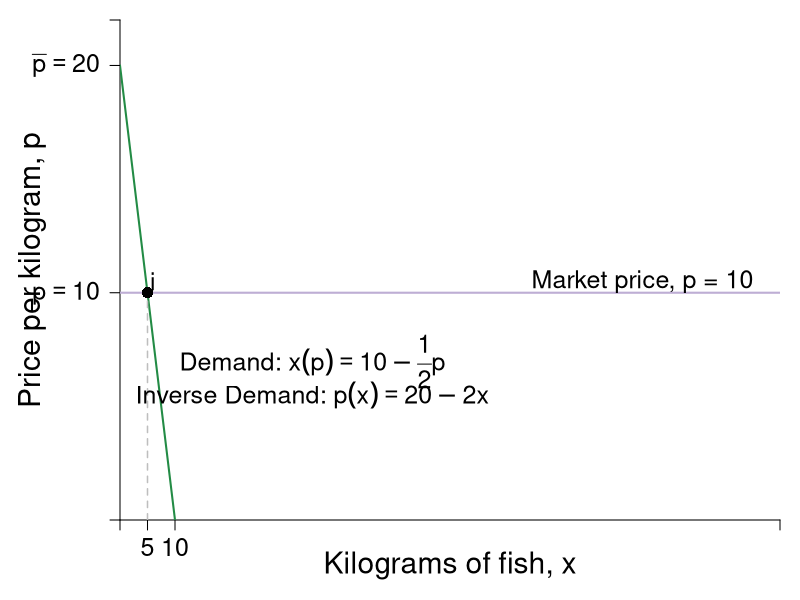

Recreate this plot in R.
require(shape)
pdf(file = "indmarketdemand/demand_market_indiv.pdf", width = 9, height = 7)

#Set parameters for graphics
pointsize <- 1.8
axislabelsize <- 1.8
labelsize <- 1.5
namesize <- 1.8
annotatesize <- 1.5
graphlinewidth <- 2
segmentlinewidth <- 1.5

COL <- c("#7fc97f", "#beaed4", "#fdc086", "#ffff99", "#386cb0", "#f0027f", "#bf5b17", "#666666")
COLA <- c("#99d8c9","#66c2a4","#41ae76", "#238b45", "#005824")
COLB <- c("#4eb3d3", "#2b8cbe", "#0868ac","#084081")

par(mar =  c(4, 6, 1, 1))

MarketD <- function(x, rmax = 20, xmax = 10, n = 10) {
  rmax - (rmax/(n*xmax))*x
}

mrsA <- function(x, rmax = 20, xmax = 10) {
  rmax - (rmax/xmax)*x
}

uA <- function(x, y, rmax = 20, xmax = 10) {
  y + rmax*x - (1/2)(rmax/xmax)*x^2
}

xlims <- c(0, 120)
ylims <- c(0, 22)

npts <- 501 
x <- seq(xlims[1], xlims[2], length.out = npts)
y <- seq(ylims[1], ylims[2], length.out = npts) 
a <- c(46.08, 55, 64)
b <- c(46.08, 55, 64)

plot(0, 0, xlim = xlims, ylim = ylims, type = "n",
     xlab = expression(paste("")),
     ylab = expression(paste("")), 
     xaxt = "n", 
     yaxt = "n", 
     cex.lab = axislabelsize, 
     bty = "n",
     xaxs="i", 
     yaxs="i")

# ticksy <- seq(from = 0, to = ylims[2], by = 2)
# ylabels <- seq(from = 0, to = ylims[2], by = 2)
# ticksx <- seq(from = 0, to = xlims[2], by = 2)
# xlabels <- seq(from = 0, to = xlims[2], by = 2)
ticksy <- c(0, 10, 20, ylims[2])
ylabels <- c(NA, expression(paste(p == 10)), expression(paste(bar(p) == 20)), NA)
ticksx <- c(0, 5, 10, xlims[2])
xlabels <- c(NA, expression(5), expression(paste(10)), NA)

axis(1, at = ticksx, pos = 0, labels = xlabels, cex.axis = labelsize)
axis(2, at = ticksy, pos = 0, labels = ylabels, las = 1, cex.axis = labelsize)

npts <- 500 
xx1 <- seq(xlims[1], xlims[2], length.out = npts)

#xpoly <- c(0, 10, 0)
#ypoly <- c(5, 5, 10)
#polygon(x = xpoly, y = ypoly, col = COL[4], density=NULL, border = NA)

#Lines for mrs graph
#lines(xx1, MarketD(xx1, rmax = 20, xmax = 10, n = 10), col = COLA[4], lwd = graphlinewidth)
lines(xx1, mrsA(xx1, rmax = 20, xmax = 10), col = COLA[4], lwd = graphlinewidth)

segments(0, 10, xlims[2], 10, lty = 1, col = COL[2] , lwd = graphlinewidth)
segments(5, 0, 5, 10, lty = 2, col = "gray" , lwd = segmentlinewidth)

#Label axes
#mtext(expression(paste("Quantity of fish in kilograms, ", x)), side=1, line = 2.5, cex = axislabelsize)

text(0.5*xlims[2], -2, expression(paste("Kilograms of fish, ", x)), xpd = TRUE, cex = axislabelsize) 
text(-16, 0.5*ylims[2], expression(paste("Price per kilogram, ", p)), xpd = TRUE, cex = axislabelsize, srt = 90) 

points(5, 10, pch = 16, col = "black", cex = 1.5)
text(6, 10.5, expression(i), cex = annotatesize)

#segments(4.11765, 6.17647, 5.88, 8.88, lty = 1, col = COL[2] , lwd = graphlinewidth)
text(95, 10.5, expression("Market price, p = 10"), cex = labelsize)
#text(7.3, 2.5, expression("Curve"))
#Arrows(7.3, 3.5, 7.3, 6.1, col = "black", lty = 1, lwd = 2, arr.type = "triangle", arr.lwd = 0.5)

#Label the iso-welfare functions for the HG, Aisha
# text(3.8, 1.5, expression(u[1]^A))
# text(4.6, 1.5, expression(u[2]^A))
# text(5.5, 1.5, expression(u[3]^A))
#text(6.6, 8.3, expression(u[4]^A))


#Label the indifference curves for the HG, Betty
# text(7.6, 17, expression(u[1]^B))
# text(6.75, 17, expression(u[2]^B))
# text(6, 17, expression(u[3]^B))
#text(3.4, 6.9, expression(v[4]^B))

#Label mrs function
text(35, 7, expression(paste("Demand: ", x(p) == 10 - frac(1,2)*p)), cex = annotatesize)
text(35, 5.5, expression(paste("Inverse Demand: ", p(x) == 20 - 2*x)), cex = annotatesize)

#Arrows(10, 7.5, 10, 5, col = "black", lty = 1, lwd = 2, arr.type = "triangle", arr.lwd = 0.5)

#Label satiation
#text(20, 3.5, expression(paste(x[max] == "Point")))
#text(20, 3, expression(paste("of Satiation")))
#Arrows(20, 2.5, 20, 0.5, col = "black", lty = 1, lwd = 2, arr.type = "triangle", arr.lwd = 0.5)

#Label highest willingness to pay
#text(5, 10, expression("Consumer Surplus"))
#text(5, 9, expression(paste(CS==frac(1, 2)*bgroup("(",r[max] - p,")")*x)))
#Arrows(5, 8.5, 5, 6, col = "black", lty = 1, lwd = 2, arr.type = "triangle", arr.lwd = 0.5)

dev.off()
